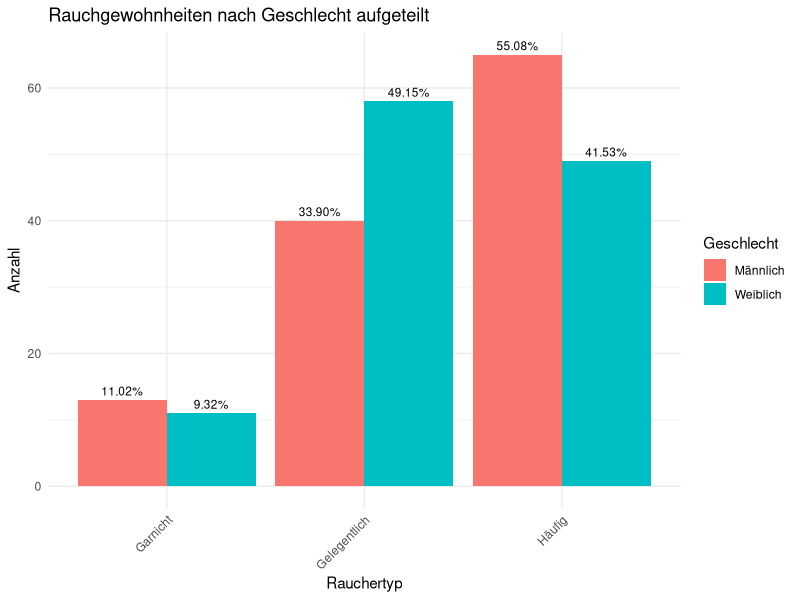

R code for this plot:
library("MASS")
library(ggplot2)
library(tidyr)
library(dplyr)
data <- data.frame(survey)

# Dataframe erstellen, die die Häufigkeit jedes Rauchverhaltens für Männer und Frauen zählt
exercise_counts <- as.data.frame.matrix(table(data$Sex, data$Exer))

# Hinzufügen einer Spalte für das Geschlecht & Löschen der Zeilennamen
exercise_counts$sex <- rownames(exercise_counts)
rownames(exercise_counts) <- NULL

# Umstrukturierung der Daten für ggplot2 in long
exercise_counts_long <- pivot_longer(exercise_counts, cols = c("None", "Some", "Freq",) , names_to = "exercise_type", values_to = "count")

# Nach leveln sortieren
exercise_counts_long$exercise_type <- factor(exercise_counts_long$exercise_type, levels = c("None", "Some", "Freq"))
levels(exercise_counts_long$exercise_type) <- c("Garnicht", "Gelegentlich", "Häufig")
exercise_counts_long$sex <- ifelse(exercise_counts_long$sex == "Male", "Männlich", "Weiblich")

# Prozente für Rauchverhalten pro Geschlecht 
percentages <- exercise_counts_long %>% group_by(sex) %>%
  mutate(percentage = count / sum(count) * 100)

# Erstellen des Balkendiagramms
ggplot(percentages, aes(x = exercise_type, y = count, fill = sex)) +
  geom_bar(stat = "identity", position = "dodge") +
  geom_text(aes(label = sprintf("%.2f%%", percentage), y = count), 
            position = position_dodge(width = 0.9), vjust = -0.5, size = 3) +
  theme_minimal() +
  ggtitle("Rauchgewohnheiten nach Geschlecht aufgeteilt") +
  labs(x = "Rauchertyp", y = "Anzahl", fill = "Geschlecht") +
  theme(axis.text.x = element_text(angle = 45, hjust = 1))
